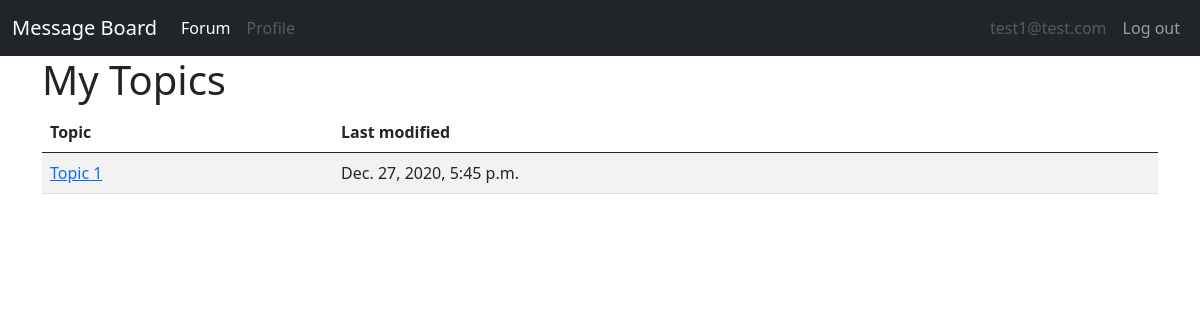
The app's page /home/ (signed in) with its own data.
### authentication/models.py (models this page shows, shortened)
class CustomUser(AbstractUser):
    email = models.EmailField(verbose_name="email",max_length=40, unique=True)
    username = models.CharField(max_length=40,unique = True)
    userid = models.UUIDField(default=uuid.uuid4, editable=False,unique = True,primary_key=True)
    firstname = models.CharField(max_length=40)
    lastname = models.CharField(max_length=40)
    date_joined = models.DateTimeField(verbose_name="create time",auto_now_add=True )
    last_login = models.DateTimeField(verbose_name="create time",auto_now_add=True )
    is_admin = models.BooleanField(default=False)
    is_active = models.BooleanField(default=True)
    is_deleted = models.BooleanField(default=False)
    is_staff = models.BooleanField(default=False)
    is_superuser = models.BooleanField(default=False)
    USERNAME_FIELD = 'email'
    REQUIRED_FIELDS = ['username']
    objects = CustomUserManager()

### forum/models.py (models this page shows, shortened)
class Topic(models.Model):
    topictitle = models.CharField(max_length=120,verbose_name='Title')
    createdby = models.ForeignKey(authmodels.CustomUser,on_delete=models.CASCADE)
    createdtime = models.DateTimeField(auto_now_add=True, blank=True,db_index=True,verbose_name='Created Time')
    modifiedtime = models.DateTimeField(auto_now_add=True, blank=True,db_index=True,verbose_name='Modified Time')
    data = models.TextField()

### authentication/views.py (the view)
# urls.py: path('home/', views.home, name='home'),
@login_required
def home (request):
    _myTopics = Topic.objects.all().filter(createdby=request.user.userid).order_by('-modifiedtime')
    context = {}
    context['mytopics'] = _myTopics
    return render(request,'home.html',context)

### authentication/templates/home.html
{% extends "navbar.html" %}
{% block content %}
<div class="container">
  <h1>My Topics</h1>
  <table class="table table-striped">
  <thead>
    <tr>
      <th scope="col">Topic</th>
      <th scope="col">Last modified</th>
    </tr>
  </thead>
  <tbody>
  {% for topic in mytopics%}
    <tr>
      <td><a href ="../forum/topic/{{topic.pk}}">{{topic.topictitle}}</a></td>
      <td>{{topic.modifiedtime}}</td>
    </tr>
    {% endfor %}
  </tbody>
</table>
</div>
{% endblock content %}

### authentication/templates/navbar.html (shortened to what this page needs)
<!doctype html>
<html lang="en">
  <head>
    <link href="https://cdn.jsdelivr.net/npm/bootstrap@5.0.0-beta1/dist/css/bootstrap.min.css" rel="stylesheet">
  </head>
  <body>
	<nav class="navbar navbar-expand-lg navbar-dark bg-dark">
	  <div class="container-fluid">
	    <a class="navbar-brand" href="{% url 'home' %}">Message Board</a>
	    <div class="collapse navbar-collapse" id="navbarSupportedContent">
	      <ul class="navbar-nav me-auto mb-2 mb-lg-0">
	        <li class="nav-item">
	          <a class="nav-link active" aria-current="page" href="{% url 'forumview' %}">Forum</a>
	        </li>
	        <li class="nav-item">
	          <a class="nav-link disabled" href="#">Profile</a>
	        </li>
	      </ul>
	      <ul class="navbar-nav ml-auto mb-2 mb-lg-0">
	            <li class="nav-item">
                <a class="nav-link disabled"  data-target="#myModal" data-toggle="modal">{{request.user.email}}</a>
            </li>
            <li class="nav-item">
                <a class="nav-link" href="{% url 'logout' %}" data-target="#myModal" data-toggle="modal">Log out</a>
            </li>
        </ul>
	    </div>
	  </div>
	</nav>
    {% block content %}
    {% endblock content %}
  </body>
</html>

### records on screen
CustomUser: user.email "test1@test.com"
Topic: topictitle "Topic 1", modifiedtime "Dec. 27, 2020, 5:45 p.m."
